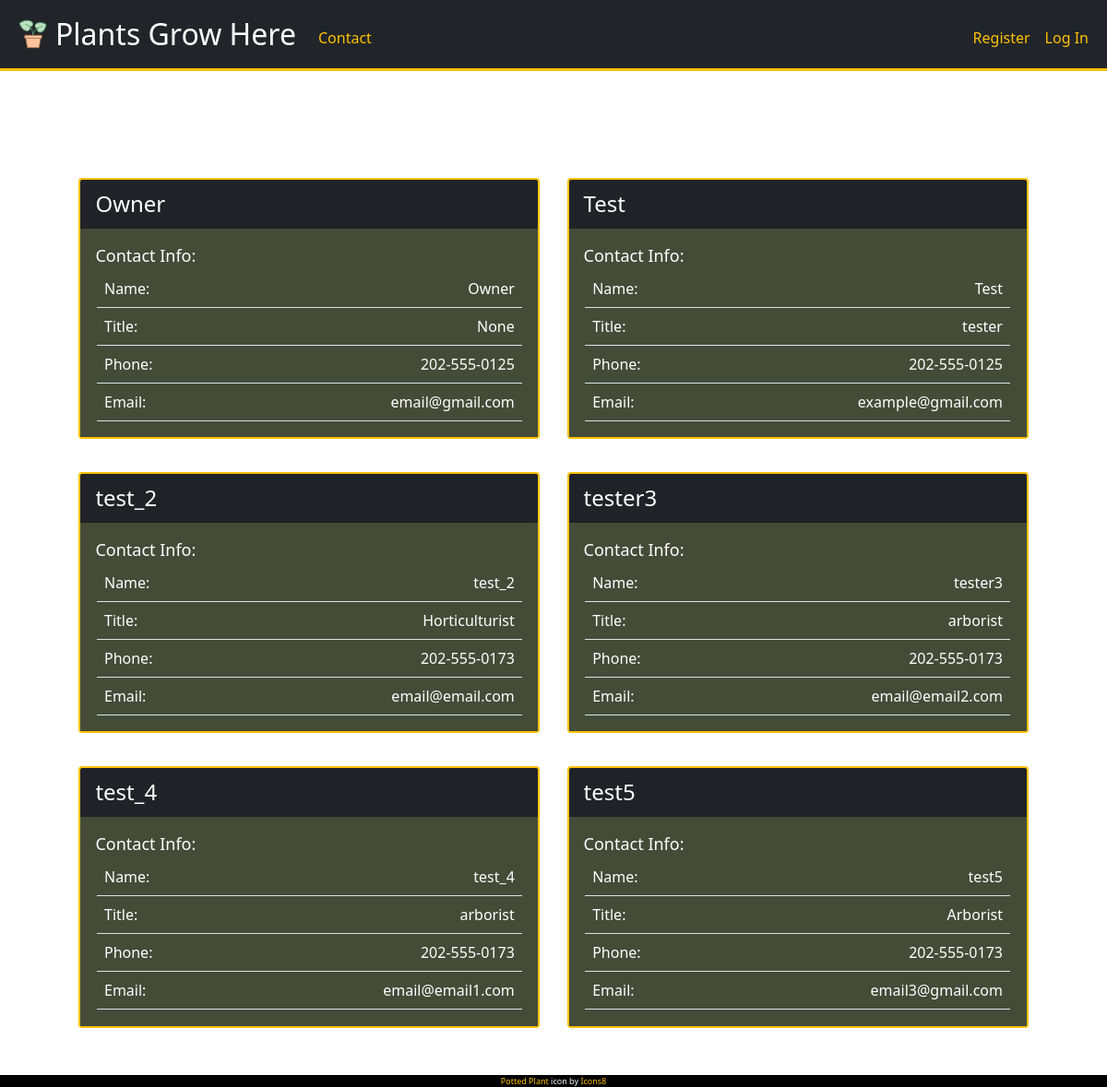
The app's page /contact with its own data.
### tables this page shows
CREATE TABLE users (id INTEGER PRIMARY KEY AUTOINCREMENT NOT NULL, username TEXT NOT NULL, hash TEXT NOT NULL, name TEXT, phone TEXT, email TEXT, title TEXT);

### app.py (the view)
@app.route("/contact")
def contact():
    if db.execute("SELECT * FROM users"):
        contacts = db.execute(
            "SELECT id, name, title, phone, email FROM users  ")
        res = list(filter(lambda i: i['id'] != 2, contacts))
        res = list(filter(lambda i: i['id'] != 6, res))
        print(res)
        for items in res:
            if "id" in items:
                del items["id"]
        contacts = res
        return render_template("contact.html", contacts=contacts)
    return render_template("contact.html")

### config.py (called while the page is built)
@app.after_request
def after_request(response):
    response.headers["Cache-Control"] = "no-cache, no-store, must-revalidate"
    response.headers["Expires"] = 0
    response.headers["Pragma"] = "no-cache"
    return response

### templates/contact.html (shortened to what this page needs)
{% extends "layout.html" %}
{% block main %}
    <div class="d-md-flex flex-wrap align-content-start">
        {% for contact in contacts %}
        <div class="mx-auto">
            <div class=" d-flex flex-row">
                <div class="side-spacer"></div>
                <div class="card text-white border-2 bg-dark mb-3 contact-card mx-auto">
                    <div class="card-header">{{ contact["name"] }}</div>
                    <div class="card-body card-body-custom">
                        <div class="card-title">Contact Info:</div>
                        <div class="container mw-100 rounded p-4 card-text card-500px">
                            {% for info in contact %}
                                <div class="d-flex border-bottom wrap">
                                    <div class="mr-auto p-2 text-capitalize">{{ info }}: </div>
                                    <div class="grow4"></div>
                                    <div class="p-2 wrapword">{{ contact[info] }}</div>
                                </div>
                            {% endfor %}
                        </div>
                    </div>
                </div>
                <div class="side-spacer"></div>
            </div>
        </div>
        {% endfor %}
    </div>
{% endblock %}

### templates/layout.html (shortened to what this page needs)
<!DOCTYPE html>
<html lang="en">
    <head>
        <link href="https://cdn.jsdelivr.net/npm/bootstrap@5.1.3/dist/css/bootstrap.min.css" rel="stylesheet">
        <link href="/static/styles.css" rel="stylesheet">
    </head>
    <body>
        <nav class="navbar-dark bg-dark border-3 border-bottom border-warning navbar navbar-expand-sm" role="navigation">
            <div class="container-fluid">
                <img class="icon" src="static/icons8-potted-plant-office-32.png">
                <a class="navbar-brand" href="/">Plants Grow Here</a>
                <div class="collapse navbar-collapse" id="navbar">
                    <ul class="navbar-nav me-auto mt-2">
                    {% if session["user_id"] %}
                        <li class="nav-item"><a class="nav-link" href="/create">Create Post</a></li>
                    {% else %}
                        <li class="nav-item"><a class="nav-link" href="/contact">Contact</a></li>
                    {% endif %}
                    </ul>
                    {% if session["user_id"] %}
                        <ul class="navbar-nav ms-auto mt-2">
                            <li class="nav-item"><a class="nav-link" href="/account">Account</a></li>
                            <li class="nav-item"><a class="nav-link" href="/logout">Log Out</a></li>
                        </ul>
                    {% else %}
                        <ul class="navbar-nav ms-auto mt-2">
                            <li class="nav-item"><a class="nav-link" href="/register">Register</a></li>
                            <li class="nav-item"><a class="nav-link" href="/posters-login">Log In</a></li>
                        </ul>
                    {% endif %}
                </div>
            </div>
        </nav>
        <main class="px-500 container-fluid py-5 content">
            <div class="px-500 padding mx-auto" style="width: 90%;">
                <br><br>
                {% block main %}{% endblock %}
            </div>
        </main>
    </body>
    <div class="footer">
        <div class="resources">
            <a target="_blank" href="https://icons8.com/icon/30164/potted-plant">Potted Plant</a>
            <span class="text-light">icon by</span>
            <a target="_blank" href="https://icons8.com">Icons8</a>
        </div>
    </div>
</html>

### static/styles.css (style rules this page uses)
.side-spacer { width: 10px; }
.wrapword { white-space: -moz-pre-wrap !important; white-space: -webkit-pre-wrap; white-space: -pre-wrap; white-space: -o-pre-wrap; white-space: pre-wrap; word-wrap: break-word; word-break: break-all; white-space: normal; }
.card-header { font-size: x-large; }
.card-title { font-size: large; margin: 0px; }
.card-body-custom { background-color: var(--card-background); }
.grow4 { flex-grow: 4; }
.wrap { flex-wrap: wrap; }
nav .navbar-brand { font-size: xx-large; }
body { background-image: url(https://image.freepik.com/free-vector/exotic-plant-simple-tropical-monstera-leaves-seamless-repeat-pattern_97843-269.jpg); background-repeat: repeat-x repeat-y; background-position: right top; background-size: 300px auto; }
.card-text { padding: .1rem !important; }
.contact-card, .login-card, .register-card, .acct-card { max-width: 500px !important; }
.card-500px { width: 500px; }
a:not(.col, .navbar-brand, .btn) { color: var(--warning) !important; text-decoration: none; }
.border-2, .border-bottom { border-color: var(--warning); }
.icon { padding: 0px 8px; }
.footer { background-color: black; color: white; bottom: 0; position: fixed; width: 100%; text-align: center; font-size: xx-small; }
.resources { text-decoration: none; }

### static/root.css (style rules this page uses)
:root { --blue: #007bff; --indigo: #6610f2; --purple: #6f42c1; --pink: #e83e8c; --red: #dc3545; --orange: #fd7e14; --yellow: #ffc107; --green: #28a745; --teal: #20c997; --cyan: #17a2b8; --white: #fff; --gray: #6c757d; --gray-dark: #343a40; --primary: #007bff; --secondary: #6c757d; --success: #28a745; --info: #17a2b8; --warning: #ffc107; --danger: #dc3545; --light: #f8f9fa; --dark: #343a40; --breakpoint-xs: 0; --breakpoint-sm: 576px; --breakpoint-md: 768px; --breakpoint-lg: 992px; --breakpoint-xl: 1200px; --font-family-sans-serif: -apple-system, BlinkMacSystemFont, "Segoe UI", Roboto, "Helvetica Neue", Arial, sans-serif, "Apple Color Emoji", "Segoe UI Emoji", "Segoe UI Symbol"; --font-family-monospace: SFMono-Regular, Menlo, Monaco, Consolas, "Liberation Mono", "Courier New", monospace; --side-spacer-min: 4px; --success-light: #94d3a2; --warning-dark: #8c6a04; --warning-light: #ffd75e; --card-background: #444C38; }

### records on screen
users: name "Owner", contact "Name" "Title" "Phone" "Email", name "Owner" "None" "202-555-0125" "email@gmail.com"
users: name "Test", contact "Name" "Title" "Phone" "Email", name "Test" "tester" "202-555-0125" "example@gmail.com"
users: name "test_2", contact "Name" "Title" "Phone" "Email", name "test_2" "Horticulturist" "202-555-0173" "email@email.com"
users: name "tester3", contact "Name" "Title" "Phone" "Email", name "tester3" "arborist" "202-555-0173" "email@email2.com"
users: name "test_4", contact "Name" "Title" "Phone" "Email", name "test_4" "arborist" "202-555-0173" "email@email1.com"
users: name "test5", contact "Name" "Title" "Phone" "Email", name "test5" "Arborist" "202-555-0173" "email3@gmail.com"
